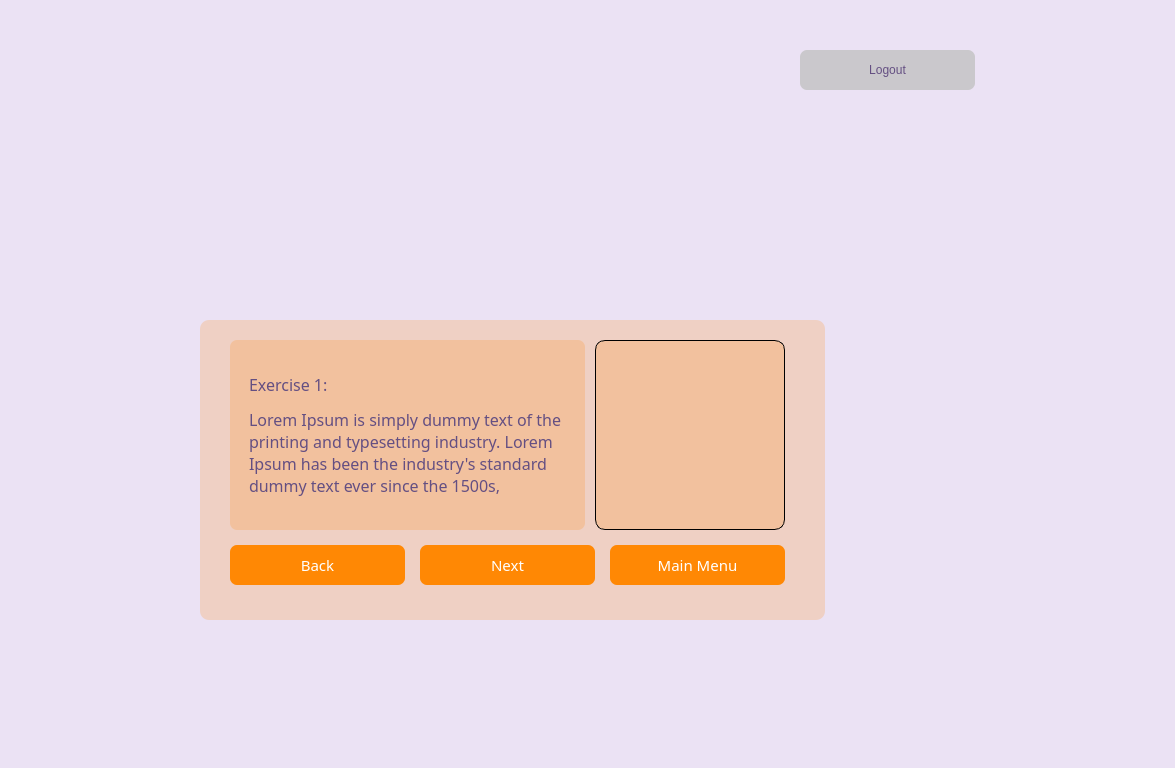
<?xml version="1.0" encoding="UTF-8"?>
<ui version="4.0">
 <class>Form</class>
 <widget class="QWidget" name="Form">
  <property name="geometry">
   <rect>
    <x>0</x>
    <y>0</y>
    <width>1175</width>
    <height>768</height>
   </rect>
  </property>
  <property name="windowTitle">
   <string>Form</string>
  </property>
  <property name="styleSheet">
   <string notr="true">background-color:rgb(235, 226, 244);
border-radius: 9px;</string>
  </property>
  <widget class="QGroupBox" name="groupBox">
   <property name="geometry">
    <rect>
     <x>200</x>
     <y>320</y>
     <width>625</width>
     <height>300</height>
    </rect>
   </property>
   <property name="styleSheet">
    <string notr="true">background-color:rgba(255, 136, 4, 0.2);</string>
   </property>
   <property name="title">
    <string/>
   </property>
   <widget class="QPushButton" name="next_btn">
    <property name="geometry">
     <rect>
      <x>220</x>
      <y>225</y>
      <width>175</width>
      <height>40</height>
     </rect>
    </property>
    <property name="font">
     <font>
      <family>Sura</family>
      <pointsize>1</pointsize>
     </font>
    </property>
    <property name="styleSheet">
     <string notr="true">QPushButton#next_btn{
background-color:rgb(255, 136, 4);
color: white;
font-family: Sura;
font-size: 15px;
border-radius : 7px;

}
QPushButton#next_btn: pressed {
background-color:rgb(255, 136, 4);
}</string>
    </property>
    <property name="text">
     <string>Next</string>
    </property>
   </widget>
   <widget class="QPushButton" name="back_btn">
    <property name="geometry">
     <rect>
      <x>30</x>
      <y>225</y>
      <width>175</width>
      <height>40</height>
     </rect>
    </property>
    <property name="font">
     <font>
      <family>Sura</family>
      <pointsize>1</pointsize>
     </font>
    </property>
    <property name="styleSheet">
     <string notr="true">QPushButton#back_btn{
background-color:rgb(255, 136, 4);
color: white;
font-family: Sura;
font-size: 15px;
border-radius : 7px;

}
QPushButton#back_btn: pressed {
background-color:rgb(255, 136, 4);
}</string>
    </property>
    <property name="text">
     <string>Back</string>
    </property>
   </widget>
   <widget class="QPushButton" name="main_btn">
    <property name="geometry">
     <rect>
      <x>410</x>
      <y>225</y>
      <width>175</width>
      <height>40</height>
     </rect>
    </property>
    <property name="font">
     <font>
      <family>Sura</family>
      <pointsize>1</pointsize>
     </font>
    </property>
    <property name="styleSheet">
     <string notr="true">QPushButton#main_btn{
background-color:rgb(255, 136, 4);
color: white;
font-family: Sura;
font-size: 15px;
border-radius : 7px;

}
QPushButton#main_btn: pressed {
background-color:rgb(255, 136, 4);
}</string>
    </property>
    <property name="text">
     <string>Main Menu</string>
    </property>
   </widget>
   <widget class="QLabel" name="picture">
    <property name="geometry">
     <rect>
      <x>395</x>
      <y>20</y>
      <width>190</width>
      <height>190</height>
     </rect>
    </property>
    <property name="font">
     <font>
      <strikeout>false</strikeout>
     </font>
    </property>
    <property name="styleSheet">
     <string notr="true">border: 1px solid black;
    border-radius: 10px;
    padding: 0px;
    
    border-image: url(static/images/001.jpg) 10 10 10 10 stretch stretch;</string>
    </property>
    <property name="text">
     <string/>
    </property>
    <property name="scaledContents">
     <bool>true</bool>
    </property>
    <property name="alignment">
     <set>Qt::AlignCenter</set>
    </property>
    <property name="wordWrap">
     <bool>false</bool>
    </property>
    <property name="indent">
     <number>0</number>
    </property>
   </widget>
   <widget class="QLabel" name="Exercise">
    <property name="geometry">
     <rect>
      <x>30</x>
      <y>20</y>
      <width>355</width>
      <height>190</height>
     </rect>
    </property>
    <property name="font">
     <font>
      <family>Sura</family>
      <pointsize>1</pointsize>
      <weight>50</weight>
      <bold>false</bold>
     </font>
    </property>
    <property name="autoFillBackground">
     <bool>false</bool>
    </property>
    <property name="styleSheet">
     <string notr="true">    border: 1px ;
    padding: 15px;
    border-radius: 10px;

color: rgb(100, 79, 130);
font-size: 16px;
border-radius : 7px;
font-family:Sura;
font-weight:400;</string>
    </property>
    <property name="frameShape">
     <enum>QFrame::NoFrame</enum>
    </property>
    <property name="text">
     <string>&lt;html&gt;&lt;head/&gt;&lt;body&gt;&lt;p&gt;&lt;span style=&quot; font-size:12pt; color:#644f82;&quot;&gt;Exercise 1:&lt;/span&gt;&lt;/p&gt;&lt;p&gt;&lt;span style=&quot; font-size:12pt; color:#644f82;&quot;&gt;Lorem Ipsum is simply dummy text of the printing and typesetting industry. Lorem Ipsum has been the industry's standard dummy text ever since the 1500s,&lt;/span&gt;&lt;/p&gt;&lt;/body&gt;&lt;/html&gt;</string>
    </property>
    <property name="wordWrap">
     <bool>true</bool>
    </property>
    <property name="margin">
     <number>15</number>
    </property>
   </widget>
  </widget>
  <widget class="QLabel" name="label">
   <property name="geometry">
    <rect>
     <x>416</x>
     <y>50</y>
     <width>191</width>
     <height>181</height>
    </rect>
   </property>
   <property name="styleSheet">
    <string notr="true">background-image:url(static/images/logo.png);</string>
   </property>
   <property name="text">
    <string/>
   </property>
   <property name="alignment">
    <set>Qt::AlignCenter</set>
   </property>
  </widget>
  <widget class="QPushButton" name="logout">
   <property name="geometry">
    <rect>
     <x>800</x>
     <y>50</y>
     <width>175</width>
     <height>40</height>
    </rect>
   </property>
   <property name="font">
    <font>
     <pointsize>1</pointsize>
    </font>
   </property>
   <property name="styleSheet">
    <string notr="true">QPushButton#logout{
background-color:rgba(192, 192, 192,200);
color:rgb(124, 0, 186);
font-size: 12px;
border-radius : 7px;

color: rgb(100, 79, 130);


}
QPushButton#logout: pressed {
background-color: rgb(117, 71, 255);
}</string>
   </property>
   <property name="text">
    <string>Logout</string>
   </property>
  </widget>
 </widget>
 <resources/>
 <connections/>
</ui>
